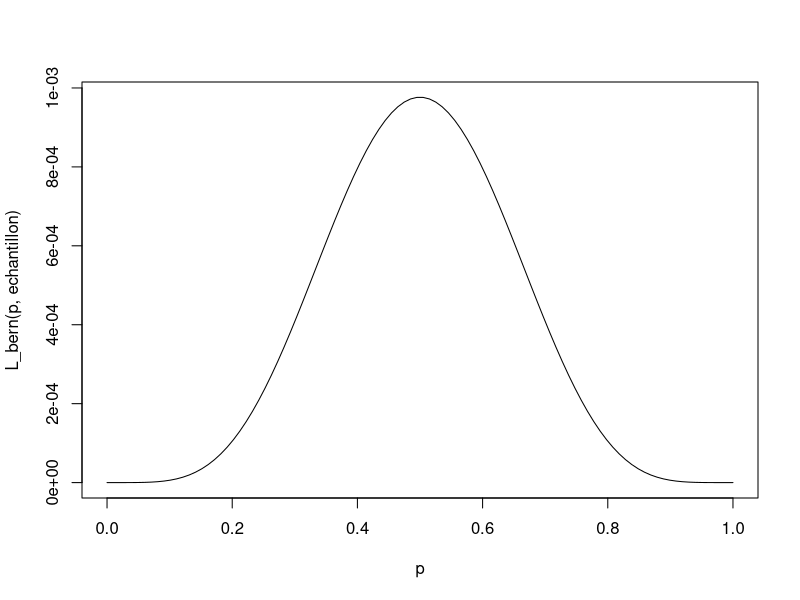
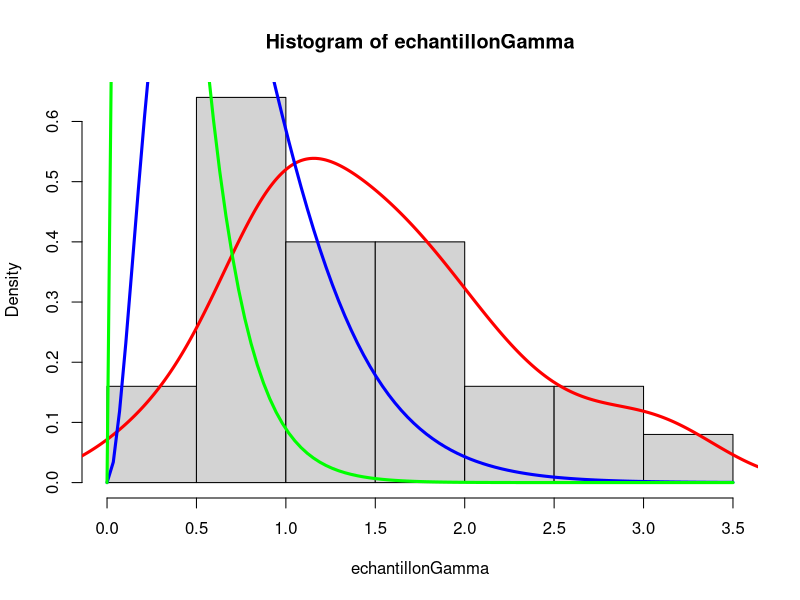
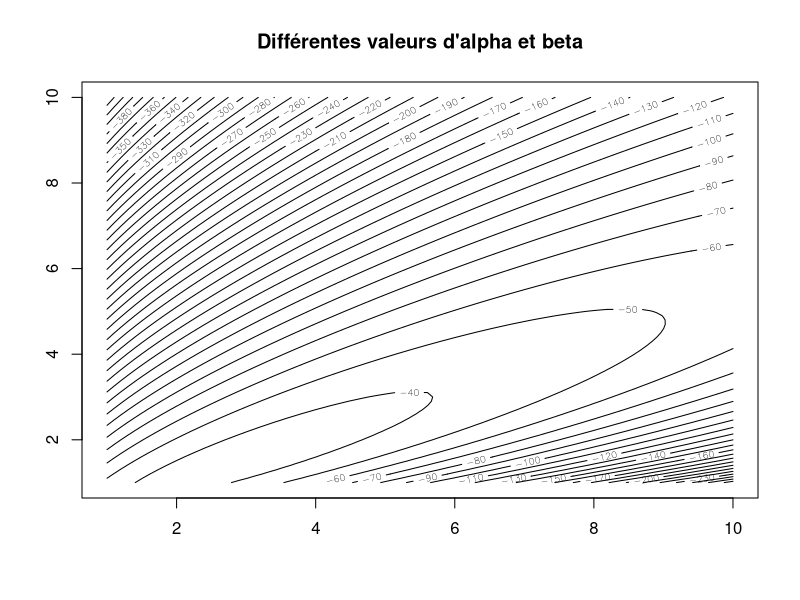
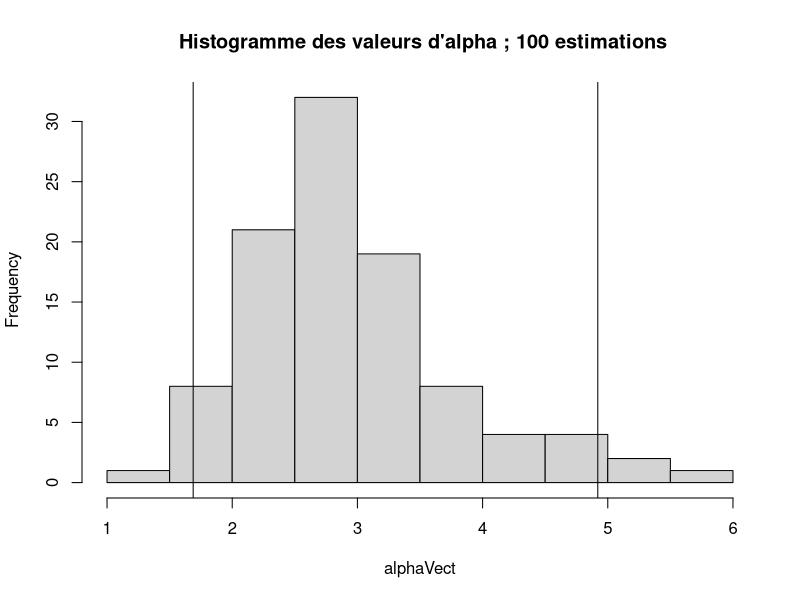
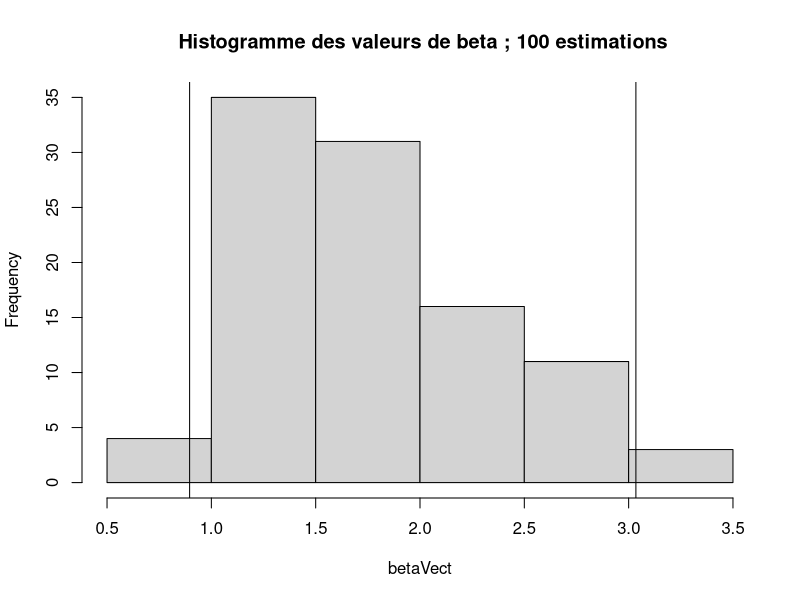
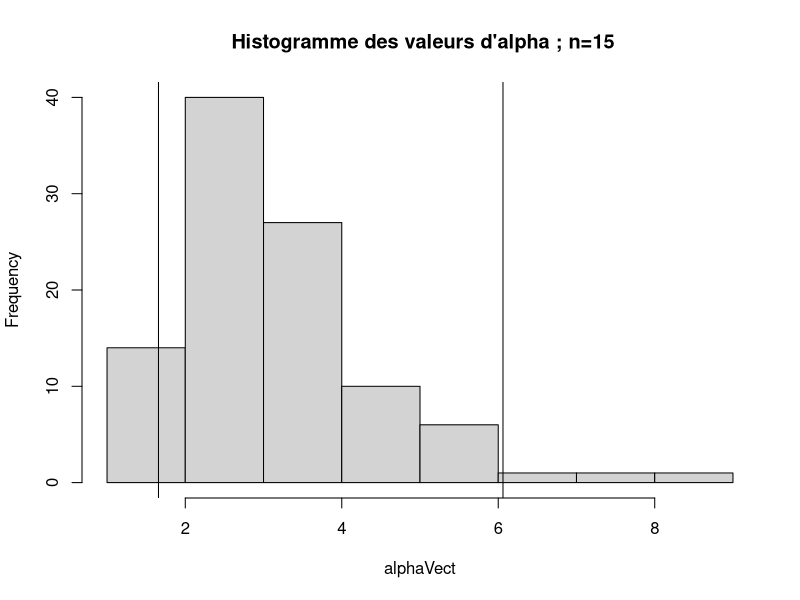
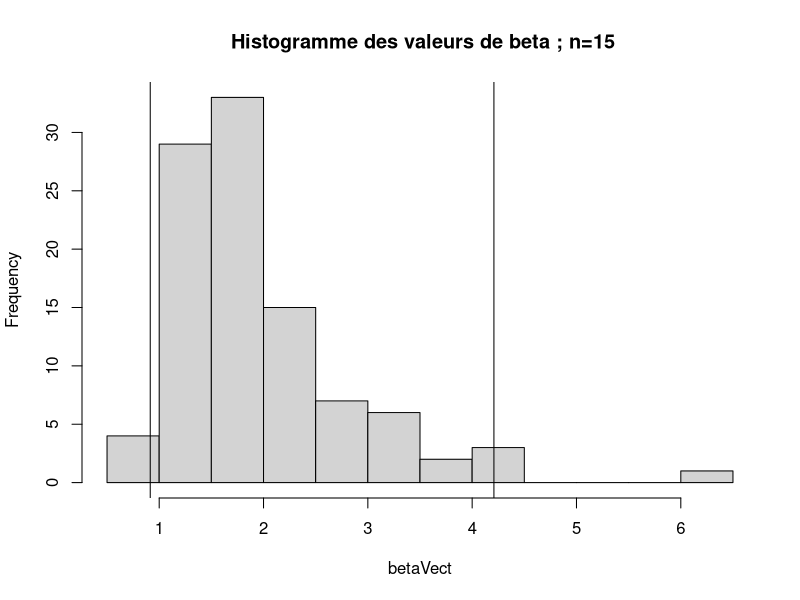
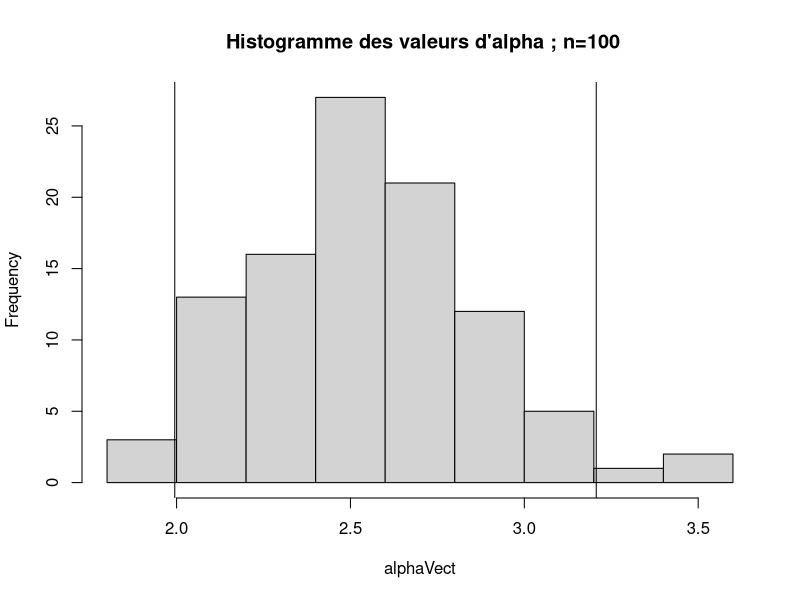

Write R code to recreate these figures, in order.
## ---- chunk 1
knitr::opts_chunk$set(echo = TRUE)
## ---- chunk 2
echantillon <- rbinom(10,1,0.6)
print(echantillon)
## ---- chunk 3
print(mean(echantillon))
## ---- chunk 4
L_bern <- function(p,x) {
  n <- sum(x)
  return(p^n * (1-p)^(length(x) - n))
}
## ---- chunk 5
p <- seq(0,1,length.out = 100)
plot(p,L_bern(p,echantillon),type = "l")
## ---- chunk 6
fn <- function(p){
  r <-L_bern(p,echantillon)
  return(1 - r)
}
optim(par = 0.5,fn,method = "L-BFGS-B",lower = 0,upper = 1)

## ---- chunk 7
res <- c()
for(i in seq(10,2000,10)){
  echantillon <- rbinom(i,1,0.6)
  res <- c(res,optim(par = 0.2,fn,method = "L-BFGS-B",lower = 0,upper = 1)[[1]])
}
## ---- chunk 8
n = 25
theta0 <- c(2.5,1.5)
theta1 <- c(3,4)
theta2 <- c(2,6)
echantillonGamma <- rgamma(n,theta0[1],theta0[2])
hist(echantillonGamma,probability = TRUE) # le bon paramètre à estimer
lines(density(echantillonGamma),col="red",lwd=3)
curve(dgamma(x,shape = theta1[1], rate = theta1[2]),add=T,col="blue",lwd=3)
curve(dgamma(x,shape = theta2[1], rate = theta2[2]),add=T,col="green",lwd=3)
## ---- chunk 9
logL_gamma_unit <- function(alpha,beta,x){
  return( alpha*log(beta) - log(gamma(alpha)) + (alpha-1)*log(x) - beta*x ) 
}

#on fait varier un paramètre et on calcule la somme 
logL_gamma <- function(alpha,beta,v){
  sum <- 0
  for(i in v) {
    sum =  sum + logL_gamma_unit(alpha,beta,i)
  }
  return (sum)
}

sample <- rgamma(n, 2.5, 1.5) 
logLGamma <- function (alpha,beta){
  return (logL_gamma(alpha,beta,sample))
}

# il faut re-créer des fonctions 
logLGammaV2 <- function (theta){
  return (logL_gamma(theta[1],theta[2],sample))
}
## ---- chunk 10
#on trace les courbes
x <- seq(1,10,0.1)
y <- seq(1,10,0.1)
contour(x,y,outer(x,y,logLGamma),nlevels = 50,main="Différentes valeurs d'alpha et beta")
## ---- chunk 11
x0 <- c(1,1)
# la fonction optim minimise il faut donc multiplier par -1 pour la maximiser
optim(par = x0, fn = logLGammaV2, method = "L-BFGS-B", control = list(fnscale = -1))
## ---- chunk 12
# on fait 100 estimations 
n=100
logLGammaV2 <- function (theta,echantillon){
  return (logL_gamma(theta[1],theta[2],echantillon))
}


x0 <- c(1,1)
list <- vector("list",100)
#remplit 100 échantillons de alpha et beta
for (i in 1:100){
    list[[i]] <- optim(par = x0, fn = logLGammaV2,echantillon=rgamma(25,2.5,1.5), method = "L-BFGS-B", control = list(fnscale = -1))$par
}

alphaVect <- c()
betaVect <- c()
for(i in 1:100){
  
  alphaVect <- c(alphaVect,list[[i]][1] )
  betaVect <-  c(betaVect,list[[i]][2] )
}

#intervalle de confiance pour alpha et beta
confAlpha = quantile(alphaVect,c(0.025,0.975))
confBeta = quantile(betaVect,c(0.025,0.975))

#histogramme pour le vecteur alpha et le vecteur beta

hist(alphaVect,main=" Histogramme des valeurs d'alpha ; 100 estimations")
abline(v= confAlpha[1])
abline(v= confAlpha[2])
hist(betaVect,main=" Histogramme des valeurs de beta ; 100 estimations")
abline(v= confBeta[1])
abline(v= confBeta[2])
## ---- chunk 13
# on fait 100 estimations 
n=100
logLGammaV2 <- function (theta,echantillon){
  return (logL_gamma(theta[1],theta[2],echantillon))
}


x0 <- c(1,1)
list <- vector("list",n)
for (i in 1:n){
    list[[i]] <- optim(par = x0, fn = logLGammaV2,echantillon=rgamma(15,2.5,1.5), method = "L-BFGS-B", control = list(fnscale = -1))$par
}

alphaVect <- c()
betaVect <- c()
for(i in 1:n){
  
  alphaVect <- c(alphaVect,list[[i]][1] )
  betaVect <-  c(betaVect,list[[i]][2] )
}

#intervalle de confiance pour alpha et beta
confAlpha = quantile(alphaVect,c(0.025,0.975))
confBeta = quantile(betaVect,c(0.025,0.975))

#histogramme pour le vecteur alpha et le vecteur beta

hist(alphaVect,main=" Histogramme des valeurs d'alpha ; n=15")
abline(v= confAlpha[1])
abline(v= confAlpha[2])
hist(betaVect,main=" Histogramme des valeurs de beta ; n=15")
abline(v= confBeta[1])
abline(v= confBeta[2])
## ---- chunk 14
# on fait 100 estimations 
n=100
logLGammaV2 <- function (theta,echantillon){
  return (logL_gamma(theta[1],theta[2],echantillon))
}


x0 <- c(1,1)
list <- vector("list",n)
for (i in 1:n){
    list[[i]] <- optim(par = x0, fn = logLGammaV2,echantillon=rgamma(100,2.5,1.5), method = "L-BFGS-B", control = list(fnscale = -1))$par
}

alphaVect <- c()
betaVect <- c()
for(i in 1:n){
  
  alphaVect <- c(alphaVect,list[[i]][1] )
  betaVect <-  c(betaVect,list[[i]][2] )
}

#intervalle de confiance pour alpha et beta
confAlpha = quantile(alphaVect,c(0.025,0.975))
confBeta = quantile(betaVect,c(0.025,0.975))

#histogramme pour le vecteur alpha et le vecteur beta

hist(alphaVect,main=" Histogramme des valeurs d'alpha ; n=100")
abline(v= confAlpha[1])
abline(v= confAlpha[2])
hist(betaVect,main=" Histogramme des valeurs de beta ; n=100")
abline(v= confBeta[1])
abline(v= confBeta[2])
## ---- chunk 15
#hessien <- optim(par = x0, fn = logLGammaV2, method = "L-BFGS-B", control = list(fnscale = -1), hessian = TRUE) 
#La matrice Hessienne se trouve en 6eme position
#print(-solve(hessien[[6]]))
